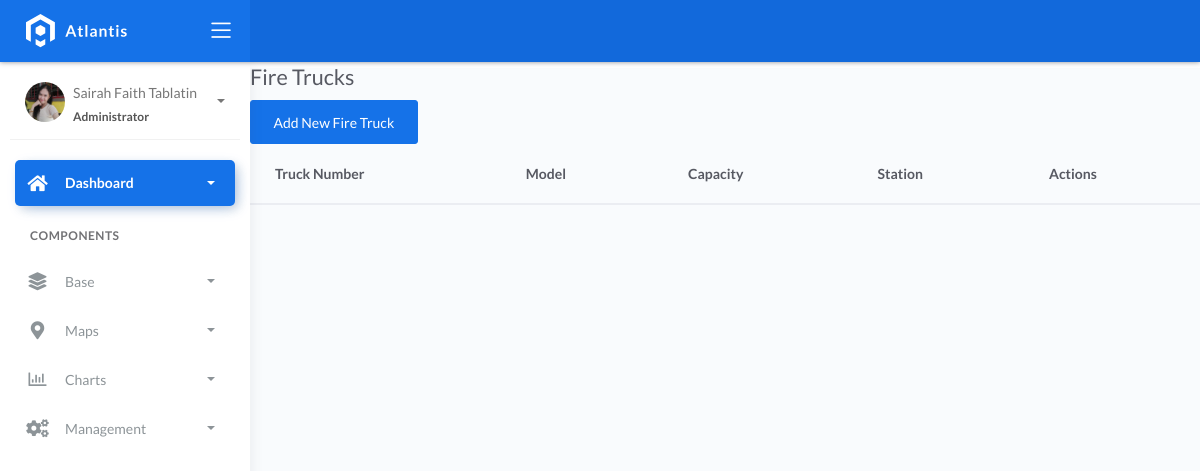
The page /firetrucks/ on the database as committed earlier.
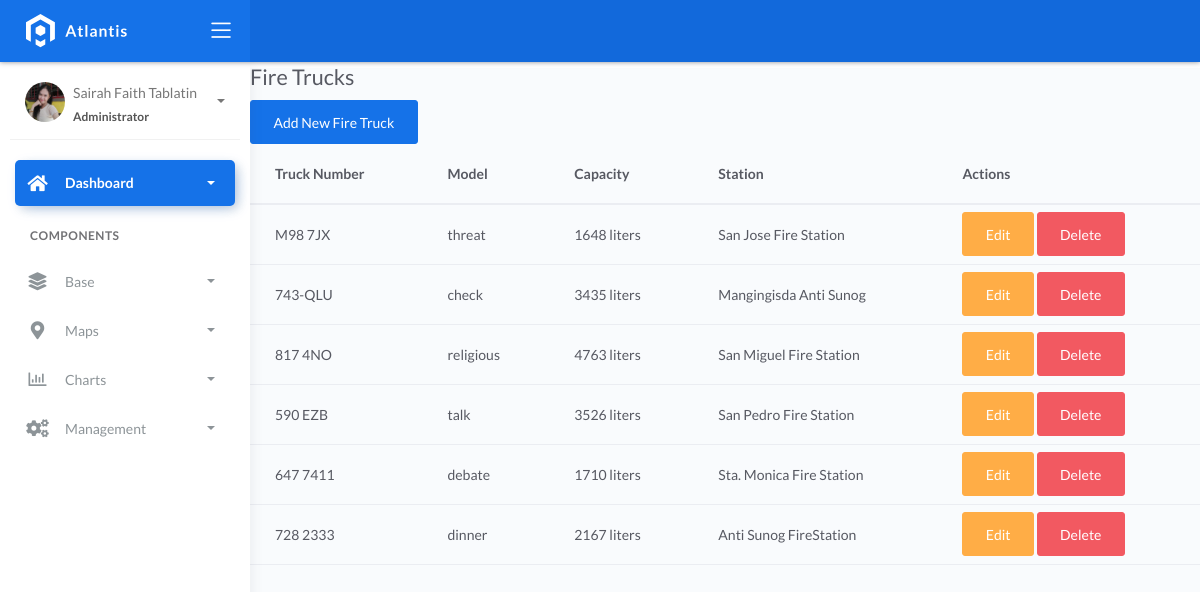
The same page on the database as committed later.
### fire/models.py (models this page shows)
class BaseModel(models.Model):
    created_at = models.DateTimeField(auto_now_add=True, db_index=True)
    updated_at = models.DateTimeField(auto_now=True)
    class Meta:
        abstract = True

class FireTruck(BaseModel):
    truck_number = models.CharField(max_length=150)
    model = models.CharField(max_length=150)
    capacity = models.CharField(max_length=150)  # water
    station = models.ForeignKey(FireStation, on_delete=models.CASCADE)

class FireStation(BaseModel):
    name = models.CharField(max_length=150)
    latitude = models.DecimalField(
        max_digits=22, decimal_places=16, null=True, blank=True)
    longitude = models.DecimalField(
        max_digits=22, decimal_places=16, null=True, blank=True)
    address = models.CharField(max_length=150)
    city = models.CharField(max_length=150)  # can be in separate table
    country = models.CharField(max_length=150)  # can be in separate table

### fire/views.py (the view)
# urls.py: path("firetrucks/", FireTruckListView.as_view(), name="firetruck-list"),
class FireTruckListView(ListView):
    model = FireTruck
    template_name = "firetruck_list.html"

### templates/firetruck_list.html
{% extends 'base.html' %}
{% block content %}
  <h2>Fire Trucks</h2>
  <a href="{% url 'firetruck-create' %}" class="btn btn-primary">Add New Fire Truck</a>
  <table class="table">
    <thead>
      <tr>
        <th>Truck Number</th>
        <th>Model</th>
        <th>Capacity</th>
        <th>Station</th>
        <th>Actions</th>
      </tr>
    </thead>
    <tbody>
      {% for firetruck in object_list %}
        <tr>
          <td>{{ firetruck.truck_number }}</td>
          <td>{{ firetruck.model }}</td>
          <td>{{ firetruck.capacity }}</td>
          <td>{{ firetruck.station.name }}</td>
          <td>
            <a href="{% url 'firetruck-update' firetruck.pk %}" class="btn btn-warning">Edit</a>
            <a href="{% url 'firetruck-delete' firetruck.pk %}" class="btn btn-danger">Delete</a>
          </td>
        </tr>
      {% endfor %}
    </tbody>
  </table>
{% endblock %}

Rows that differ between the two databases and show on the page:
added FireTruck: truck_number "M98 7JX", model "threat", capacity "1648 liters", station.name "San Jose Fire Station"
added FireTruck: truck_number "743-QLU", model "check", capacity "3435 liters", station.name "Mangingisda Anti Sunog"
added FireTruck: truck_number "817 4NO", model "religious", capacity "4763 liters", station.name "San Miguel Fire Station"
added FireTruck: truck_number "590 EZB", model "talk", capacity "3526 liters", station.name "San Pedro Fire Station"
added FireTruck: truck_number "647 7411", model "debate", capacity "1710 liters", station.name "Sta. Monica Fire Station"
added FireTruck: truck_number "728 2333", model "dinner", capacity "2167 liters", station.name "Anti Sunog FireStation"
